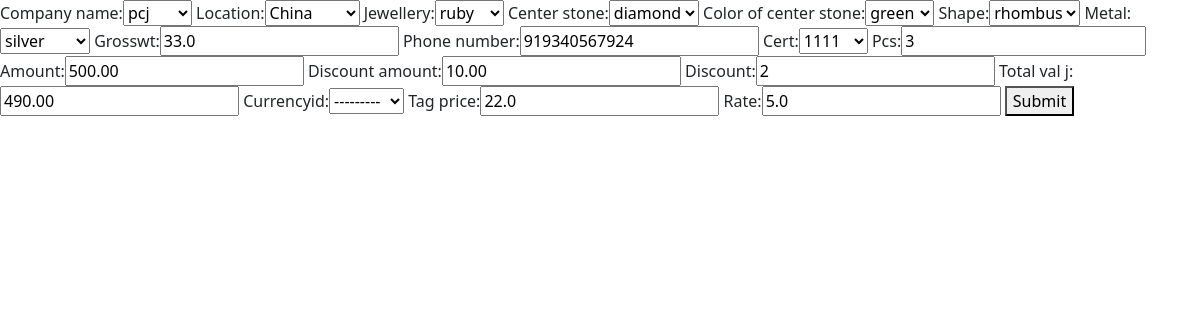
The app's page /updateJ/6/, older data.
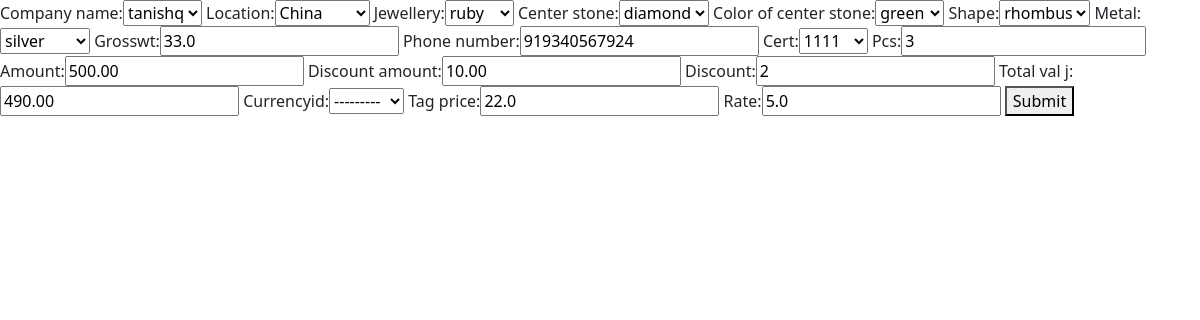
The same page, newer data.
### firstapp/models.py (models this page shows)
class companyinfo(models.Model):
    date = models.DateField(auto_now_add=True)
    company_name = models.CharField(max_length=100)
    contact = models.CharField(max_length=20)
    address = models.TextField()
    country = models.ForeignKey(countries, on_delete=models.PROTECT)
    mobile_no = models.CharField(max_length=20)
    tel_no = models.CharField(max_length=20, null=True)
    email = models.EmailField()
    website = models.EmailField(max_length=150)
    pan_no = models.CharField(max_length=20)
    GST_no = models.CharField(max_length=20)
    line_id = models.CharField(max_length=20)
    wechat_id = models.CharField(max_length=50)
    def __str__(self):
        return self.company_name

### firstapp/views.py (the view)
# urls.py: path('updateJ/<str:pk>/', views.updateJ, name="updateJ"),
def updateJ(request, pk):
    jewel_obj = POJ.objects.get(id=pk)
    form3 = POJForm(instance=jewel_obj)
    print("7")
    if request.method == 'POST':
        print("2")
        form3 = POJForm(request.POST, instance=jewel_obj)
        print("3")
        form3.save()
        return redirect('/showj')
    context = {'form3':form3}
    return render(request, 'update_jewellery.html', context)

### firstapp/forms.py
class POJForm(forms.ModelForm):
    class Meta:
        model = POJ
        fields = "__all__"

### firstapp/models.py (called while the page is built)
    def __str__(self):
        return self.place

    def __str__(self):
        return self.jewel

    def __str__(self):
        return self.stone

    def __str__(self):
        return self.color

    def __str__(self):
        return self.shape

    def __str__(self):
        return self.metal

    def __str__(self):
        return self.cert

    def __str__(self):
        return self.currency

### firstapp/templates/update_jewellery.html (shortened to what this page needs)
<!DOCTYPE html>
<html lang="en">
<head>
    <link href="https://cdn.jsdelivr.net/npm/bootstrap@5.0.2/dist/css/bootstrap.min.css" rel="stylesheet"
>
</head>
<body>
    <form method="POST">
        {% csrf_token %} {{form3}}
        <button type="submit">Submit</button>
</body>
</html>

Row changes from the older to the newer data that the page shows:
changed companyinfo: company_name "pcj" → "tanishq"
